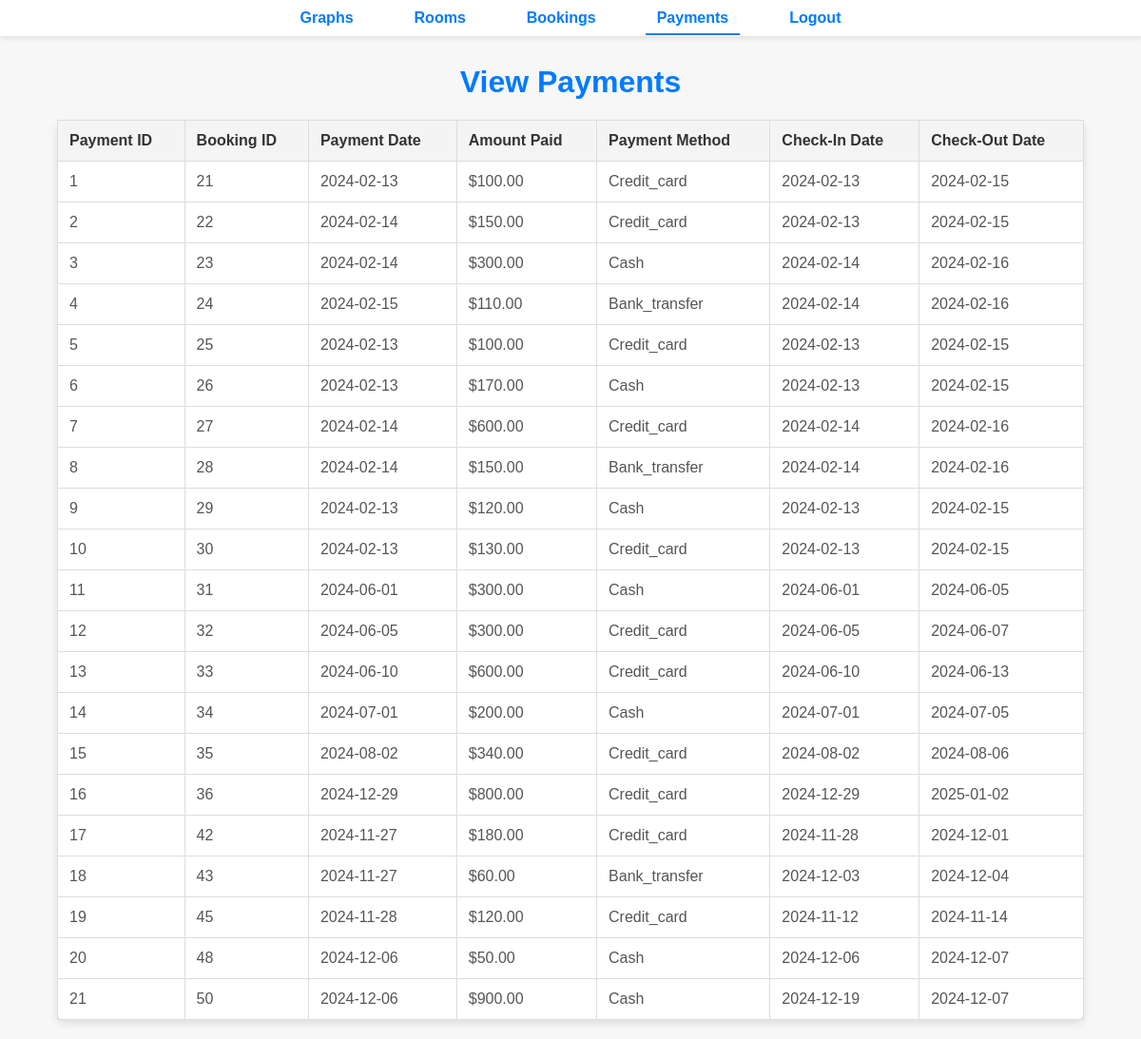
Screenshot of /manager/payments_view.php (signed in) with the database file from the repository.
### tables this page shows
CREATE TABLE `payments` (
  `payment_id` int(11) NOT NULL,
  `booking_id` int(11) NOT NULL,
  `payment_date` date NOT NULL DEFAULT curdate(),
  `amount_paid` decimal(10,2) NOT NULL,
  `payment_method` enum('cash','credit_card','bank_transfer') NOT NULL
);

CREATE TABLE `bookings` (
  `booking_id` int(11) NOT NULL,
  `user_id` int(11) DEFAULT NULL,
  `room_id` int(11) DEFAULT NULL,
  `check_in_date` date NOT NULL,
  `check_out_date` date NOT NULL,
  `total_price` decimal(10,2) NOT NULL,
  `booking_status` enum('Pending','Confirmed','Cancelled') DEFAULT 'Pending'
);

### manager/payments_view.php (the view, shortened to what this page needs)
<?php
include '../includes/db.php';
include '../includes/navbar_manager.php';
$stmt = $conn->query("
    SELECT p.payment_id, p.booking_id, p.payment_date, p.amount_paid, p.payment_method,
           b.check_in_date, b.check_out_date
    FROM payments p
    JOIN bookings b ON p.booking_id = b.booking_id
");
$payments = $stmt->fetchAll(PDO::FETCH_ASSOC);
?>
<!DOCTYPE html>
<html>
<head>
    <link rel="stylesheet" href="../css/style.css">
</head>
<body>
    <h1>View Payments</h1>
    <table>
        <tr>
            <th>Payment ID</th>
            <th>Booking ID</th>
            <th>Payment Date</th>
            <th>Amount Paid</th>
            <th>Payment Method</th>
            <th>Check-In Date</th>
            <th>Check-Out Date</th>
        </tr>
        <?php foreach ($payments as $payment): ?>
        <tr>
            <td><?php echo $payment['payment_id']; ?></td>
            <td><?php echo $payment['booking_id']; ?></td>
            <td><?php echo $payment['payment_date']; ?></td>
            <td>$<?php echo number_format($payment['amount_paid'], 2); ?></td>
            <td><?php echo ucfirst($payment['payment_method']); ?></td>
            <td><?php echo $payment['check_in_date']; ?></td>
            <td><?php echo $payment['check_out_date']; ?></td>
        </tr>
        <?php endforeach; ?>
    </table>
</body>
</html>

### css/style.css (style rules this page uses)
body { font-family: 'Arial', sans-serif; background-color: #f4f6f9; color: #333; margin: 0; padding: 0; }
h1, h2 { text-align: center; margin-top: 30px; font-size: 2rem; color: #007BFF; }
table { width: 90%; margin: 20px auto; border-collapse: collapse; background-color: #fff; border-radius: 8px; box-shadow: 0 4px 8px rgba(0, 0, 0, 0.1); }
th, td { padding: 12px; text-align: left; border: 1px solid #ddd; font-size: 16px; }
th { background-color: #f4f4f4; font-weight: bold; color: #333; }
td { color: #555; }

### manager/payments_view.php (style rules this page uses)
body { font-family: 'Arial', sans-serif; background-color: #f7f7f7; color: #333; margin: 0; padding: 0; }
h1 { text-align: center; margin-top: 30px; font-size: 2rem; color: #007BFF; }
table { width: 90%; margin: 20px auto; border-collapse: collapse; background-color: #fff; border-radius: 8px; box-shadow: 0 4px 8px rgba(0, 0, 0, 0.1); }
th, td { padding: 12px; text-align: left; border: 1px solid #ddd; font-size: 16px; }
th { background-color: #f4f4f4; font-weight: bold; color: #333; }
td { color: #555; }

### rows the page displays
payments: payment_id "1", booking "21", payment_date "2024-02-13", amount_paid "100.00", payment_method "Credit_card", booking.check_in_date "2024-02-13", booking.check_out_date "2024-02-15"
payments: payment_id "2", booking "22", payment_date "2024-02-14", amount_paid "150.00", payment_method "Credit_card", booking.check_in_date "2024-02-13", booking.check_out_date "2024-02-15"
payments: payment_id "3", booking "23", payment_date "2024-02-14", amount_paid "300.00", payment_method "Cash", booking.check_in_date "2024-02-14", booking.check_out_date "2024-02-16"
payments: payment_id "4", booking "24", payment_date "2024-02-15", amount_paid "110.00", payment_method "Bank_transfer", booking.check_in_date "2024-02-14", booking.check_out_date "2024-02-16"
payments: payment_id "5", booking "25", payment_date "2024-02-13", amount_paid "100.00", payment_method "Credit_card", booking.check_in_date "2024-02-13", booking.check_out_date "2024-02-15"
payments: payment_id "6", booking "26", payment_date "2024-02-13", amount_paid "170.00", payment_method "Cash", booking.check_in_date "2024-02-13", booking.check_out_date "2024-02-15"
payments: payment_id "7", booking "27", payment_date "2024-02-14", amount_paid "600.00", payment_method "Credit_card", booking.check_in_date "2024-02-14", booking.check_out_date "2024-02-16"
payments: payment_id "8", booking "28", payment_date "2024-02-14", amount_paid "150.00", payment_method "Bank_transfer", booking.check_in_date "2024-02-14", booking.check_out_date "2024-02-16"
payments: payment_id "9", booking "29", payment_date "2024-02-13", amount_paid "120.00", payment_method "Cash", booking.check_in_date "2024-02-13", booking.check_out_date "2024-02-15"
payments: payment_id "10", booking "30", payment_date "2024-02-13", amount_paid "130.00", payment_method "Credit_card", booking.check_in_date "2024-02-13", booking.check_out_date "2024-02-15"
payments: payment_id "11", booking "31", payment_date "2024-06-01", amount_paid "300.00", payment_method "Cash", booking.check_in_date "2024-06-01", booking.check_out_date "2024-06-05"
payments: payment_id "12", booking "32", payment_date "2024-06-05", amount_paid "300.00", payment_method "Credit_card", booking.check_in_date "2024-06-05", booking.check_out_date "2024-06-07"
payments: payment_id "13", booking "33", payment_date "2024-06-10", amount_paid "600.00", payment_method "Credit_card", booking.check_in_date "2024-06-10", booking.check_out_date "2024-06-13"
payments: payment_id "14", booking "34", payment_date "2024-07-01", amount_paid "200.00", payment_method "Cash", booking.check_in_date "2024-07-01", booking.check_out_date "2024-07-05"
payments: payment_id "15", booking "35", payment_date "2024-08-02", amount_paid "340.00", payment_method "Credit_card", booking.check_in_date "2024-08-02", booking.check_out_date "2024-08-06"
payments: payment_id "16", booking "36", payment_date "2024-12-29", amount_paid "800.00", payment_method "Credit_card", booking.check_in_date "2024-12-29", booking.check_out_date "2025-01-02"
payments: payment_id "17", booking "42", payment_date "2024-11-27", amount_paid "180.00", payment_method "Credit_card", booking.check_in_date "2024-11-28", booking.check_out_date "2024-12-01"
payments: payment_id "18", booking "43", payment_date "2024-11-27", amount_paid "60.00", payment_method "Bank_transfer", booking.check_in_date "2024-12-03", booking.check_out_date "2024-12-04"
payments: payment_id "19", booking "45", payment_date "2024-11-28", amount_paid "120.00", payment_method "Credit_card", booking.check_in_date "2024-11-12", booking.check_out_date "2024-11-14"
payments: payment_id "20", booking "48", payment_date "2024-12-06", amount_paid "50.00", payment_method "Cash", booking.check_in_date "2024-12-06", booking.check_out_date "2024-12-07"
payments: payment_id "21", booking "50", payment_date "2024-12-06", amount_paid "900.00", payment_method "Cash", booking.check_in_date "2024-12-19", booking.check_out_date "2024-12-07"
